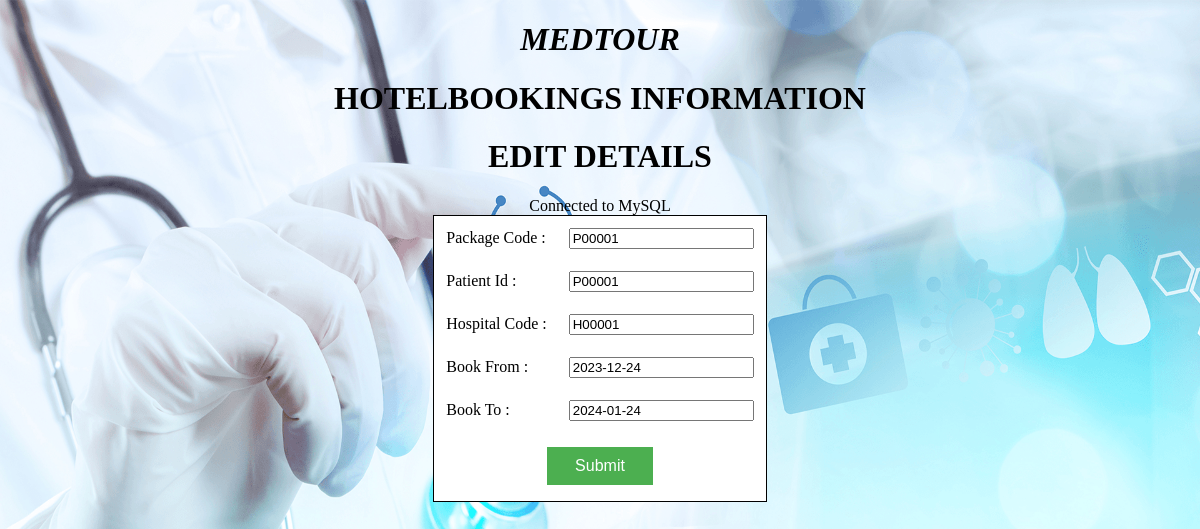
The app's page /Project/HotelbookingsEditDetails.php?paid=P00001 with its own data.
### tables this page shows
CREATE TABLE IF NOT EXISTS `hotelbookings` (
  `pcode` varchar(15) NOT NULL,
  `paid` varchar(15) NOT NULL,
  `HCode` varchar(15) NOT NULL,
  `bkfrom` date NOT NULL,
  `bkto` date NOT NULL,
  KEY `pcode_3` (`pcode`,`paid`,`HCode`),
  KEY `HCode_2` (`HCode`),
  KEY `paid` (`paid`)
);

### Project/HotelbookingsEditDetails.php (the view, shortened to what this page needs)
<!DOCTYPE HTML>
<html>
<head>
</head>
<body bgcolor="">
<center>
<marquee><h1 class="impact"style="color:black;"><b><i>MEDTOUR</i></b></h1></marquee>
<h1 class="impact" style="color:black;"><b>HOTELBOOKINGS INFORMATION</b></h1>
<h1 class="impact" style="color:black;"><b>EDIT DETAILS</b></h1>
<?php
$PatientId=$_REQUEST['paid'];
$con=mysql_connect("localhost","root","");
if($con)
{
    echo "Connected to MySQL"."<br/>";
}
else
{
    echo "not connected";
}
$sql="SELECT * FROM hotelbookings WHERE paid = '$PatientId'";
$result=mysql_query($sql,$con);
while($row=mysql_fetch_assoc($result))
{
    $D1=$row['pcode'];
    $D2=$row['paid'];
    $D3=$row['HCode'];
    $D4=$row['bkfrom'];
    $D5=$row['bkto'];
}
?>
<form method="Post" action="HotelbookingsUpdate.php">
<table align="center" cellpadding="10" bgcolor="white" style="border:1px solid black" bordercolor="#D7DF01">
<tr>
<td>Package Code :</td>
<td><input type="text" name="D1" value="<?php echo $D1;?>"/></td>
</tr>
<tr>
<td>Patient Id :</td>
<td><input type="text" name="D2" value="<?php echo $D2;?>"/></td>
</tr>
<tr>
<td>Hospital Code :</td>
<td><input type="text" name="D3" value="<?php echo $D3;?>"/></td>
</tr>
<tr>
<td>Book From :</td>
<td><input type="text" name="D4" value="<?php echo $D4;?>"/></td>
</tr>
<tr>
<td>Book To :</td>
<td><input type="text" name="D5" value="<?php echo $D5;?>"/></td>
</tr>
<tr>
<td colspan="2"align="center">
<input class="button" type="submit" name="Submit" value="Submit"/></td>
</tr>
	</table>
</form>
</center>
</body>
</html>

### Project/HotelbookingsEditDetails.php (style rules this page uses)
.button { background-color: #4CAF50; border: none; color: white; padding: 10px 28px; text-align: center; text-decoration: none; display: inline-block; font-size: 16px; margin: 4px 2px; cursor: pointer; }
body { background-image: url('bg1.jpg'); background-repeat: no-repeat; background-attachment: fixed; background-size: 100% 100%; }

### records on screen
hotelbookings: D1 "P00001", D2 "P00001", D3 "H00001", D4 "2023-12-24", D5 "2024-01-24"
